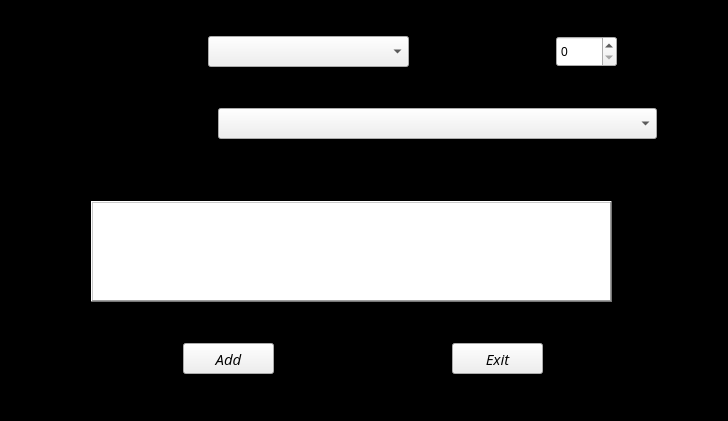
<?xml version="1.0" encoding="UTF-8"?>
<ui version="4.0">
 <class>add_items_Form</class>
 <widget class="QWidget" name="add_items_Form">
  <property name="windowModality">
   <enum>Qt::WindowModality::ApplicationModal</enum>
  </property>
  <property name="geometry">
   <rect>
    <x>0</x>
    <y>0</y>
    <width>728</width>
    <height>421</height>
   </rect>
  </property>
  <property name="minimumSize">
   <size>
    <width>728</width>
    <height>421</height>
   </size>
  </property>
  <property name="maximumSize">
   <size>
    <width>928</width>
    <height>421</height>
   </size>
  </property>
  <property name="windowTitle">
   <string>Add Items</string>
  </property>
  <property name="styleSheet">
   <string notr="true">QWidget#add_items_Form {
	background-color: rgb(0, 0, 0);
}
</string>
  </property>
  <layout class="QVBoxLayout" name="verticalLayout_2">
   <item>
    <layout class="QHBoxLayout" name="horizontalLayout">
     <property name="spacing">
      <number>0</number>
     </property>
     <property name="leftMargin">
      <number>90</number>
     </property>
     <property name="topMargin">
      <number>10</number>
     </property>
     <property name="rightMargin">
      <number>90</number>
     </property>
     <property name="bottomMargin">
      <number>10</number>
     </property>
     <item>
      <widget class="QLabel" name="category_label">
       <property name="minimumSize">
        <size>
         <width>91</width>
         <height>31</height>
        </size>
       </property>
       <property name="maximumSize">
        <size>
         <width>91</width>
         <height>31</height>
        </size>
       </property>
       <property name="font">
        <font>
         <family>Open Sans</family>
         <pointsize>11</pointsize>
         <bold>false</bold>
        </font>
       </property>
       <property name="text">
        <string>Category:</string>
       </property>
       <property name="alignment">
        <set>Qt::AlignmentFlag::AlignRight|Qt::AlignmentFlag::AlignTrailing|Qt::AlignmentFlag::AlignVCenter</set>
       </property>
      </widget>
     </item>
     <item>
      <widget class="QComboBox" name="category_comboBox">
       <property name="maximumSize">
        <size>
         <width>201</width>
         <height>31</height>
        </size>
       </property>
      </widget>
     </item>
     <item>
      <widget class="QLabel" name="instrument_count_label">
       <property name="maximumSize">
        <size>
         <width>131</width>
         <height>31</height>
        </size>
       </property>
       <property name="font">
        <font>
         <family>Open Sans</family>
         <pointsize>11</pointsize>
         <bold>false</bold>
        </font>
       </property>
       <property name="text">
        <string>Instrument Count:</string>
       </property>
       <property name="alignment">
        <set>Qt::AlignmentFlag::AlignRight|Qt::AlignmentFlag::AlignTrailing|Qt::AlignmentFlag::AlignVCenter</set>
       </property>
      </widget>
     </item>
     <item>
      <widget class="QSpinBox" name="instrument_count_spinBox">
       <property name="minimumSize">
        <size>
         <width>61</width>
         <height>31</height>
        </size>
       </property>
       <property name="maximumSize">
        <size>
         <width>61</width>
         <height>31</height>
        </size>
       </property>
      </widget>
     </item>
    </layout>
   </item>
   <item>
    <layout class="QHBoxLayout" name="horizontalLayout_2">
     <property name="leftMargin">
      <number>60</number>
     </property>
     <property name="topMargin">
      <number>10</number>
     </property>
     <property name="rightMargin">
      <number>60</number>
     </property>
     <property name="bottomMargin">
      <number>10</number>
     </property>
     <item>
      <widget class="QLabel" name="surgical_instrument_label">
       <property name="maximumSize">
        <size>
         <width>141</width>
         <height>31</height>
        </size>
       </property>
       <property name="font">
        <font>
         <family>Open Sans</family>
         <pointsize>11</pointsize>
        </font>
       </property>
       <property name="text">
        <string>Surgical Instrument:</string>
       </property>
       <property name="alignment">
        <set>Qt::AlignmentFlag::AlignRight|Qt::AlignmentFlag::AlignTrailing|Qt::AlignmentFlag::AlignVCenter</set>
       </property>
      </widget>
     </item>
     <item>
      <widget class="QComboBox" name="surgical_instrument_comboBox">
       <property name="maximumSize">
        <size>
         <width>521</width>
         <height>31</height>
        </size>
       </property>
      </widget>
     </item>
    </layout>
   </item>
   <item>
    <layout class="QVBoxLayout" name="verticalLayout">
     <property name="spacing">
      <number>0</number>
     </property>
     <property name="leftMargin">
      <number>80</number>
     </property>
     <item>
      <widget class="QLabel" name="comments_label">
       <property name="maximumSize">
        <size>
         <width>91</width>
         <height>31</height>
        </size>
       </property>
       <property name="font">
        <font>
         <family>Open Sans</family>
         <pointsize>11</pointsize>
        </font>
       </property>
       <property name="text">
        <string>Comments:</string>
       </property>
       <property name="alignment">
        <set>Qt::AlignmentFlag::AlignRight|Qt::AlignmentFlag::AlignTrailing|Qt::AlignmentFlag::AlignVCenter</set>
       </property>
      </widget>
     </item>
     <item>
      <widget class="QPlainTextEdit" name="comments_plainTextEdit">
       <property name="maximumSize">
        <size>
         <width>521</width>
         <height>101</height>
        </size>
       </property>
       <property name="font">
        <font>
         <family>Open Sans</family>
         <pointsize>11</pointsize>
        </font>
       </property>
       <property name="frameShape">
        <enum>QFrame::Shape::WinPanel</enum>
       </property>
       <property name="frameShadow">
        <enum>QFrame::Shadow::Raised</enum>
       </property>
       <property name="lineWidth">
        <number>12</number>
       </property>
      </widget>
     </item>
    </layout>
   </item>
   <item>
    <layout class="QHBoxLayout" name="horizontalLayout_3">
     <property name="topMargin">
      <number>20</number>
     </property>
     <property name="bottomMargin">
      <number>20</number>
     </property>
     <item>
      <widget class="QPushButton" name="add_instrument_pushButton">
       <property name="minimumSize">
        <size>
         <width>91</width>
         <height>31</height>
        </size>
       </property>
       <property name="maximumSize">
        <size>
         <width>91</width>
         <height>31</height>
        </size>
       </property>
       <property name="font">
        <font>
         <family>Open Sans</family>
         <pointsize>11</pointsize>
         <italic>true</italic>
        </font>
       </property>
       <property name="text">
        <string>Add</string>
       </property>
      </widget>
     </item>
     <item>
      <widget class="QPushButton" name="exit_pushButton">
       <property name="maximumSize">
        <size>
         <width>91</width>
         <height>31</height>
        </size>
       </property>
       <property name="font">
        <font>
         <family>Open Sans</family>
         <pointsize>11</pointsize>
         <italic>true</italic>
        </font>
       </property>
       <property name="text">
        <string>Exit</string>
       </property>
      </widget>
     </item>
    </layout>
   </item>
  </layout>
 </widget>
 <resources>
  <include location="../resources/welcome_screen.qrc"/>
 </resources>
 <connections/>
</ui>
